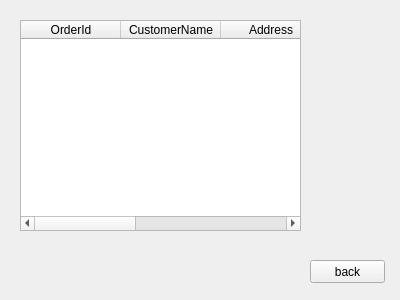
<?xml version="1.0" encoding="UTF-8"?>
<ui version="4.0">
 <class>sales</class>
 <widget class="QWidget" name="sales">
  <property name="geometry">
   <rect>
    <x>0</x>
    <y>0</y>
    <width>400</width>
    <height>300</height>
   </rect>
  </property>
  <property name="windowTitle">
   <string>Form</string>
  </property>
  <widget class="QTableWidget" name="tableWidget">
   <property name="geometry">
    <rect>
     <x>20</x>
     <y>20</y>
     <width>281</width>
     <height>211</height>
    </rect>
   </property>
   <column>
    <property name="text">
     <string>OrderId</string>
    </property>
   </column>
   <column>
    <property name="text">
     <string>CustomerName</string>
    </property>
   </column>
   <column>
    <property name="text">
     <string>Address</string>
    </property>
   </column>
   <column>
    <property name="text">
     <string>MobileNumber</string>
    </property>
   </column>
   <column>
    <property name="text">
     <string>TotalBill</string>
    </property>
   </column>
  </widget>
  <widget class="QPushButton" name="back">
   <property name="geometry">
    <rect>
     <x>310</x>
     <y>260</y>
     <width>75</width>
     <height>23</height>
    </rect>
   </property>
   <property name="text">
    <string>back</string>
   </property>
  </widget>
 </widget>
 <resources/>
 <connections/>
</ui>
